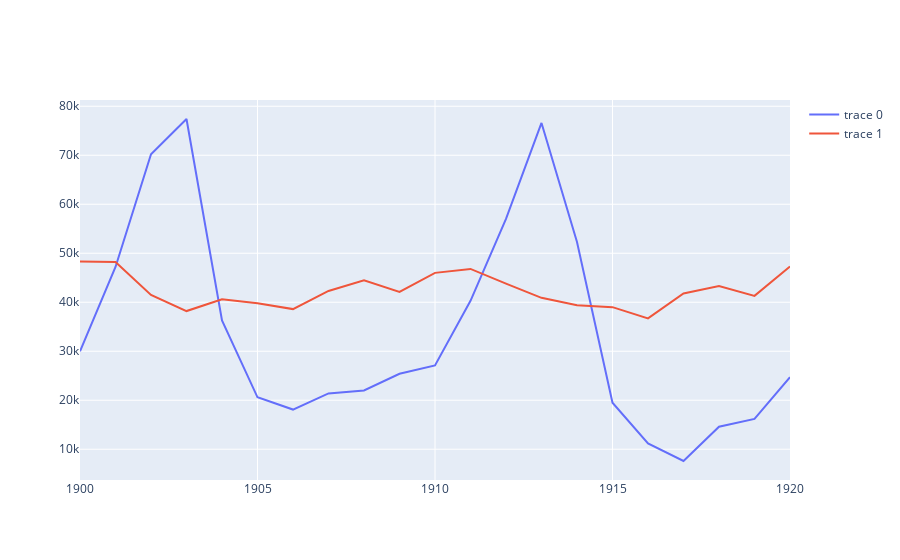

Here is the notebook cell this chart was saved with:
### Markdown cell above
### Упражнения

1. Постройте график, который сравнивает популяции зайцев и морковки за все годы.
2. Постройте столбчатый график, который сравнивает общую популяцию (зайцы, рыси и морковки) с популяцией рысей по годам.

### Code cell
# упражнение 1

trace_hare = go.Scatter(  
    x=forest.year,
    y=forest.hare
)
trace_carrot = go.Scatter(
    x=forest.year,
    y=forest.carrot
)
our_data = [trace_hare, trace_carrot] 

fig = go.Figure(data = our_data)

fig.show()

### Figure 1 — Plotly figure (JSON) as saved in the notebook; plotly's stock layout.template omitted (floating-point values rounded to 4 significant figures)
{"data": [{"type": "scatter", "x": [1900, 1901, 1902, 1903, 1904, 1905, 1906, 1907, 1908, 1909, 1910, 1911, 1912, 1913, 1914, 1915, 1916, 1917, 1918, 1919, 1920], "y": [30000, 47200, 70200, 77400, 36300, 20600, 18100, 21400, 22000, 25400, 27100, 40300, 57000, 76600, 52300, 19500, 11200, 7600, 14600, 16200, 24700]}, {"type": "scatter", "x": [1900, 1901, 1902, 1903, 1904, 1905, 1906, 1907, 1908, 1909, 1910, 1911, 1912, 1913, 1914, 1915, 1916, 1917, 1918, 1919, 1920], "y": [48300, 48200, 41500, 38200, 40600, 39800, 38600, 42300, 44500, 42100, 46000, 46800, 43800, 40900, 39400, 39000, 36700, 41800, 43300, 41300, 47300]}], "layout": {}}
